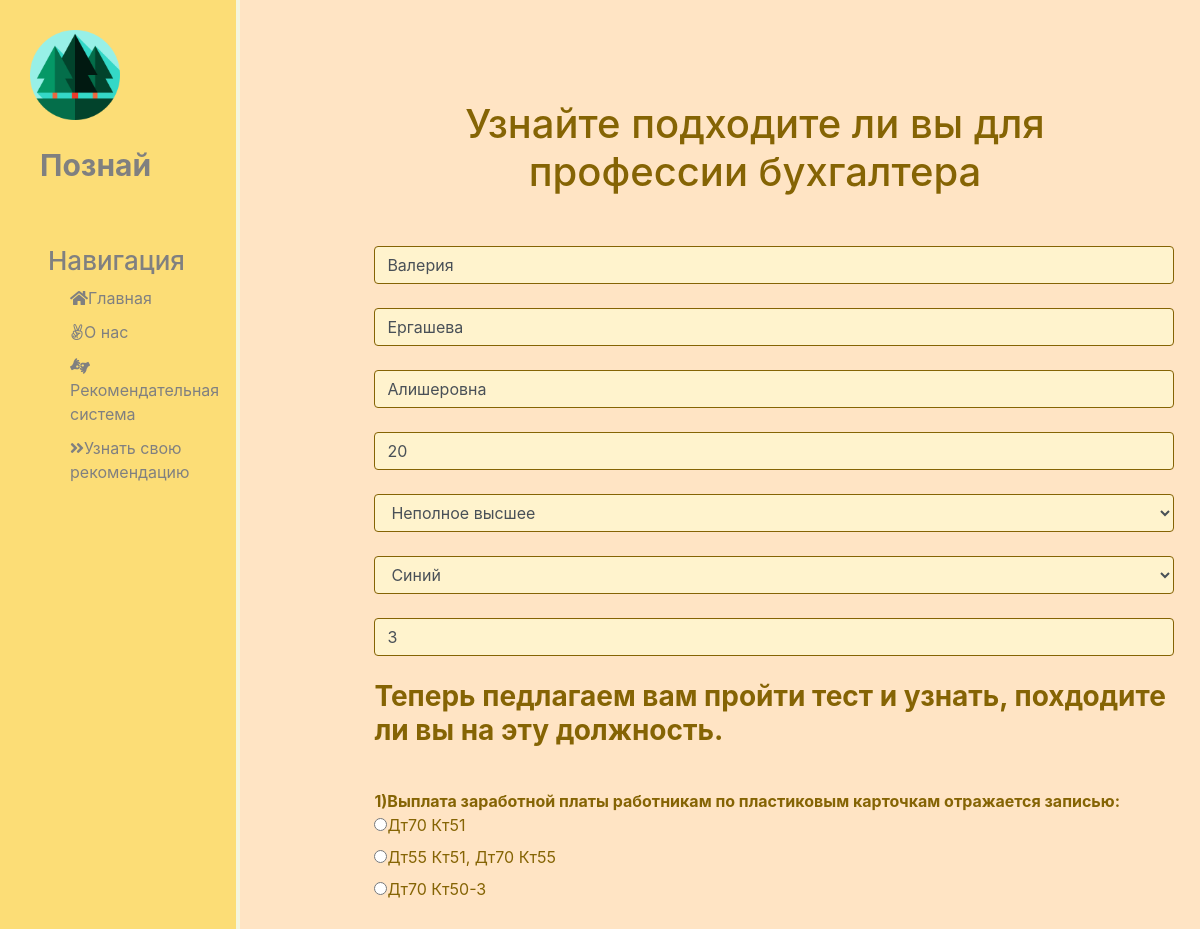
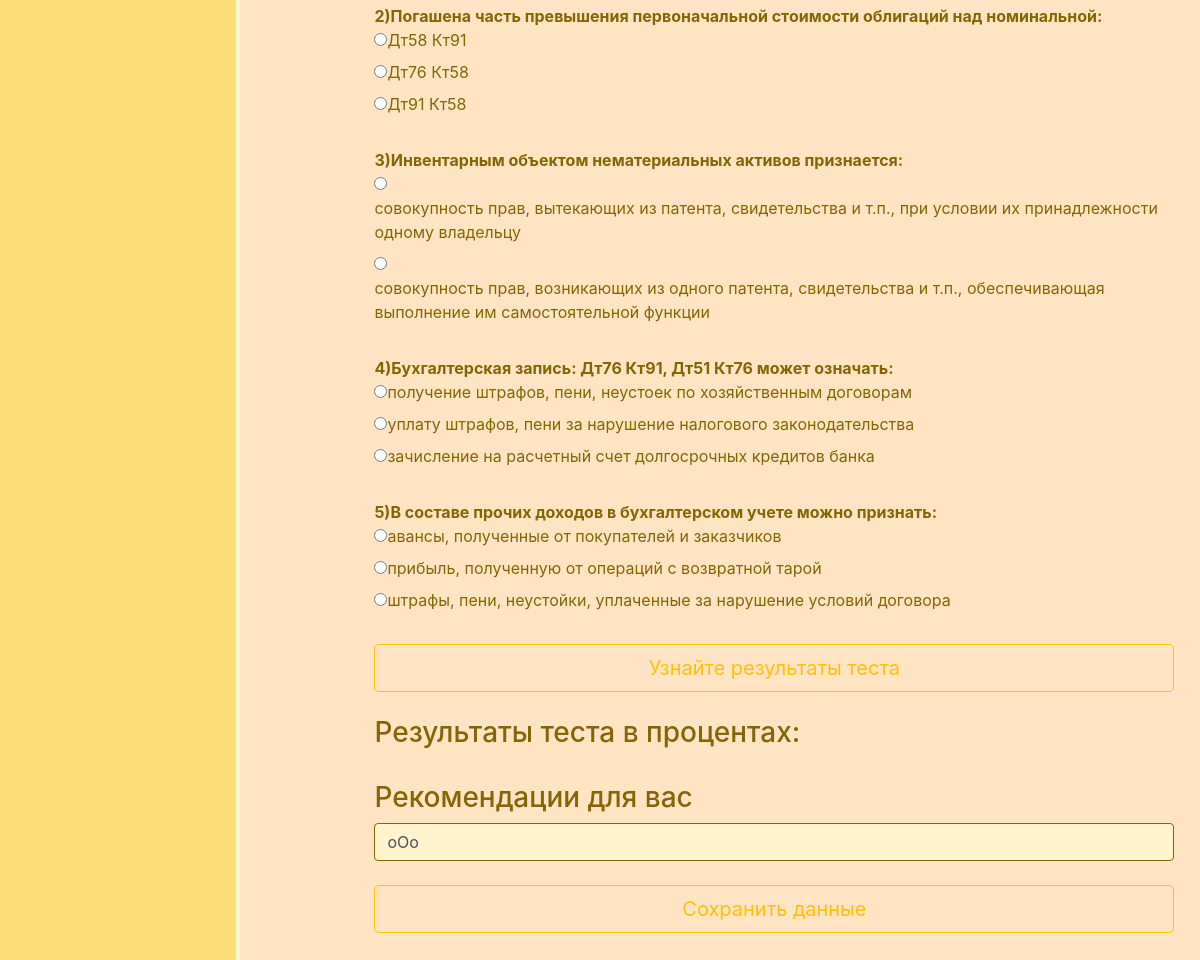
Screenshot of /recommendation/1/update with the database file from the repository (2 pictures, top to bottom).
### recommendation/models.py (models this page shows, shortened)
class UserForRec(models.Model):
    name = models.CharField('Ваше имя', max_length=50)
    surname = models.CharField('Ваша фамилия', max_length=50)
    patronymic = models.CharField('Ваше отчество', max_length=50)
    age = models.IntegerField('Ваш возраст')
    education = models.CharField('Образование', max_length=50)
    diplom = models.CharField('Диплом', max_length=50)
    experience = models.IntegerField('Стаж работы')
    recommendation = models.TextField('Ваши рекомендации')
    class Meta:
        verbose_name = 'Пользователь для рекомендации'
        verbose_name_plural = 'Пользователи для рекомендации'

### recommendation/views.py (the view)
# urls.py: path('<int:pk>/update', views.RecommendationUpdate.as_view(), name='recommendation-update'),
class RecommendationUpdate(UpdateView):
    model = UserForRec
    template_name = 'recommendation/create.html'
    form_class = UserForRecForm

### recommendation/templates/recommendation/create.html (shortened to what this page needs)
{% extends 'main/layout.html' %}
{% block content %}
    <div class="features">
        <h1>Узнайте подходите ли вы для профессии бухгалтера</h1>
        <form method="post">
            {{ form.name }}<br>
            {{ form.surname }}<br>
            {{ form.patronymic }}<br>
            {{ form.age }}<br>
            {{ form.education }}<br>
            {{ form.diplom }}<br>
            {{ form.experience }}<br>
            {% include 'recommendation/test.html' %}
            {{ form.recommendation }}<br>
            <button class="btn btn-outline-warning btn-lg btn-block" type="submit">Сохранить данные</button>
        </form>
    </div>
{% endblock%}

### main/static/main/css/main.css (style rules this page uses)
body { background: #FFE4C4; }
main .features { float: left; color: #856404; margin-top: 100px; width: 35%; }
main .features h1 { font-size: 40px; text-align: center; margin-left: 200px; width: 150%; }
main .features input { background-color: #fff3cd; border-color: #856404; }
main .features select { background-color: #fff3cd; border-color: #856404; }
form { margin-left: 32%; width: 800px; margin-top: 50px; }

### rows the page displays
UserForRec: name "Валерия", surname "Ергашева", patronymic "Алишеровна", age "20", education "Неполное высшее", diplom "Синий", experience "3", recommendation "oOo"
